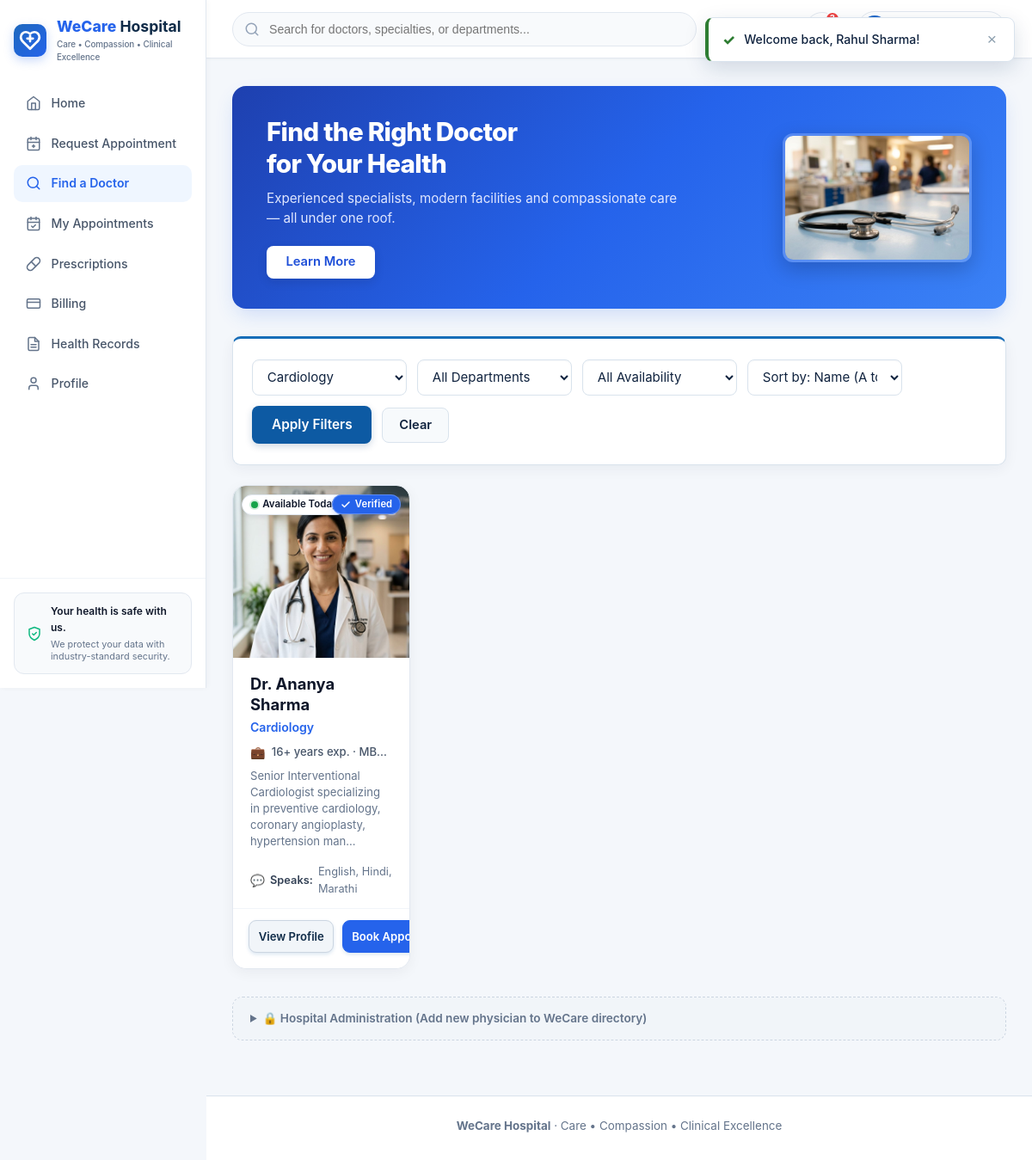
The app's page /doctors.php?specialty=Cardiology (signed in) with its own data.
### tables this page shows
CREATE TABLE IF NOT EXISTS doctors (
    id INT AUTO_INCREMENT PRIMARY KEY,
    doctor_name VARCHAR(100) NOT NULL,
    specialization VARCHAR(100) NOT NULL,
    department VARCHAR(100) NOT NULL DEFAULT 'General Medicine',
    phone VARCHAR(20) NOT NULL,
    age INT NOT NULL DEFAULT 42,
    gender VARCHAR(20) NOT NULL DEFAULT 'Male',
    experience VARCHAR(50) NOT NULL DEFAULT '12+ years',
    consultation_fee DECIMAL(10, 2) NOT NULL DEFAULT 800.00,
    availability VARCHAR(50) NOT NULL DEFAULT 'Available Today',
    languages VARCHAR(100) NOT NULL DEFAULT 'English, Hindi',
    education VARCHAR(150) NOT NULL DEFAULT 'MBBS, MD',
    working_hours VARCHAR(100) NOT NULL DEFAULT '09:00 AM - 05:00 PM',
    profile_image VARCHAR(255) NULL,
    bio TEXT NULL,
    INDEX idx_spec_avail (specialization, availability)
);

### doctors.php (the view, shortened to what this page needs)
<?php
require_once __DIR__ . '/db.php';
$allSpecialties = [];
$specQ = $conn->query('SELECT DISTINCT specialization FROM doctors WHERE specialization IS NOT NULL AND specialization != "" ORDER BY specialization ASC');
if ($specQ) {
    while ($r = $specQ->fetch_assoc()) {
        $allSpecialties[] = $r['specialization'];
    }
}
$search = trim($_GET['search'] ?? '');
$filterSpecialty = trim($_GET['specialty'] ?? '');
$filterAvail = trim($_GET['availability'] ?? '');
$sort = trim($_GET['sort'] ?? 'name_asc');
$sql = 'SELECT id, doctor_name, specialization, department, phone, age, gender, experience, consultation_fee, availability, languages, education, working_hours, profile_image, bio FROM doctors WHERE 1=1';
$params = [];
$types = '';
if ($filterSpecialty !== '') {
    $sql .= ' AND specialization = ?';
    $params[] = $filterSpecialty;
    $types .= 's';
}
switch ($sort) {
    default:
        $sql .= ' ORDER BY id ASC';
        break;
}
if (!empty($params)) {
    $stmt = $conn->prepare($sql);
    $stmt->bind_param($types, ...$params);
    $stmt->execute();
    $doctors = $stmt->get_result();
} else {
    $doctors = $conn->query($sql);
}
$doctorList = [];
$doctorsDataMap = [];
$doctorPositions = [
    1  => 'center 18%',
    2  => 'center 15%',
    3  => 'center 18%',
    4  => 'center 6%',
    5  => 'center 24%',
    6  => 'center 8%',
    7  => 'center 10%',
    8  => 'center 14%',
    9  => 'center 22%',
    10 => 'center 8%',
    11 => 'center 16%',
    12 => 'center 18%',
    13 => 'center 18%',
    14 => 'center 12%',
];
if ($doctors) {
    while ($d = $doctors->fetch_assoc()) {
        $doctorList[] = $d;
        $docId = (int) $d['id'];
        $parts = explode(' ', trim($d['doctor_name']));
        $initials = '';
        foreach ($parts as $p) {
            if (strtolower($p) !== 'dr.' && strtolower($p) !== 'dr') {
                $initials .= strtoupper(substr($p, 0, 1));
            }
        }
        $initials = substr($initials, 0, 2);
        $expYears = (int) filter_var($d['experience'] ?? '', FILTER_SANITIZE_NUMBER_INT);
        $expLabel = $expYears > 0 ? ($expYears . '+ years exp.') : ($d['experience'] ?? '10+ years');
        $eduClean = $d['education'] ?? 'MBBS, MD';
        if (strpos($eduClean, ' - ') !== false) {
            $eduDegree = trim(explode(' - ', $eduClean)[0]);
        } else {
            $eduDegree = $eduClean;
        }
        $img = !empty($d['profile_image']) ? $d['profile_image'] : sprintf('assets/doctors/doctor-%02d.jpg', $docId);
        $imgPos = $doctorPositions[$docId] ?? 'center 15%';
        $doctorsDataMap[(string) $docId] = [
            'id' => $docId,
            'name' => $d['doctor_name'],
            'specialization' => $d['specialization'],
            'department' => $d['department'] ?: ($d['specialization'] . ' Department'),
            'phone' => $d['phone'] ?? '',
            'consultation_fee' => number_format((float) ($d['consultation_fee'] ?? 800), 0),
            'experience' => $d['experience'] ?? '10+ years',
            'experience_label' => $expLabel,
            'education' => $d['education'] ?? 'MBBS, MD',
            'education_degree' => $eduDegree,
            'languages' => $d['languages'] ?? 'English, Hindi',
            'availability' => $d['availability'] ?? 'Available Today',
            'working_hours' => $d['working_hours'] ?? '09:00 AM - 05:00 PM',
            'bio' => $d['bio'] ?: 'Dedicated clinical physician providing compassionate care at WeCare Hospital.',
            'profile_image' => $img,
            'object_position' => $imgPos,
            'initials' => $initials
        ];
    }
}
?>
<!DOCTYPE html>
<html lang="en">
<head>
    <link rel="stylesheet" href="style.css?v=<?php echo urlencode((string) filemtime(__DIR__ . '/style.css')); ?>">
</head>
<body class="wecare-body">
    <?php include __DIR__ . '/nav.php'; ?>
    <main class="wecare-main">
        <section class="doctors-hero-banner">
            <div class="banner-text-side">
                <h1 class="banner-title">Find the Right Doctor<br>for Your Health</h1>
                <p class="banner-subtitle">Experienced specialists, modern facilities and compassionate care — all under one roof.</p>
                <a href="#doctors-directory-grid" class="btn btn-banner-learn">Learn More</a>
            </div>
            <div class="banner-visual-side">
                <img src="images/stethoscope_banner.jpg" alt="Clinical Stethoscope" class="banner-stethoscope-img" width="1376" height="768" loading="eager" decoding="async">
            </div>
        </section>
        <section class="panel search-panel">
            <form method="get" action="doctors.php" class="doctor-filter-bar" role="search" id="doctor-search-form">
                <div class="search-select-wrap">
                    <select name="specialty" id="doctor-specialty-select" aria-label="Filter by specialty">
                        <?php foreach ($allSpecialties as $sp): ?>
                            <option value="<?php echo htmlspecialchars($sp); ?>" <?php echo $filterSpecialty === $sp ? 'selected' : ''; ?>>
                                <?php echo htmlspecialchars($sp); ?>
                            </option>
                        <?php endforeach; ?>
                    </select>
                </div>
                <div class="search-select-wrap">
                    <select name="department" id="doctor-dept-select" aria-label="Filter by department">
                        <option value="">All Departments</option>
                    </select>
                </div>
                <div class="search-select-wrap">
                    <select name="availability" id="doctor-avail-select" aria-label="Filter by availability">
                        <option value="">All Availability</option>
                    </select>
                </div>
                <div class="search-select-wrap">
                    <select name="sort" id="doctor-sort-select" aria-label="Sort doctors">
                        <option value="name_asc" <?php echo $sort === 'name_asc' ? 'selected' : ''; ?>>Sort by: Name (A to Z)</option>
                    </select>
                </div>
                <button type="submit" class="btn btn-primary-highlight">Apply Filters</button>
                <?php if ($search !== '' || $filterSpecialty !== '' || $filterAvail !== '' || $sort !== 'name_asc'): ?>
                    <a href="doctors.php" class="btn btn-secondary">Clear</a>
                <?php endif; ?>
            </form>
        </section>
        <section class="directory-section">
            <?php if (!empty($doctorList)): ?>
                <div class="doctors-grid" id="doctors-directory-grid">
                    <?php foreach ($doctorList as $row):
                        $docId = (int) $row['id'];
                        $docData = $doctorsDataMap[(string) $docId] ?? [];
                        $initials = $docData['initials'] ?? 'DR';
                        $isToday = (strpos(strtolower($row['availability'] ?? ''), 'today') !== false);
                        $img = $docData['profile_image'] ?? sprintf('assets/doctors/doctor-%02d.jpg', $docId);
                        $imgPos = $docData['object_position'] ?? ($doctorPositions[$docId] ?? 'center 15%');
                        $expLabel = $docData['experience_label'] ?? '10+ years exp.';
                        $eduDegree = $docData['education_degree'] ?? 'MBBS, MD';
                    ?>
                        <article class="doctor-card"
                            data-name="<?php echo htmlspecialchars(strtolower($row['doctor_name'])); ?>"
                            data-spec="<?php echo htmlspecialchars(strtolower($row['specialization'])); ?>"
                            data-avail="<?php echo htmlspecialchars(strtolower($row['availability'] ?? '')); ?>"
                            data-id="<?php echo $docId; ?>">
                            <div class="doctor-card-portrait-wrap">
                                <img src="<?php echo htmlspecialchars($img); ?>"
                                     alt="<?php echo htmlspecialchars($row['doctor_name']); ?>"
                                     class="doctor-card-img doc-img-<?php echo $docId; ?>"
                                     style="object-position: <?php echo $imgPos; ?>;"
                                     width="896" height="1200"
                                     loading="lazy" decoding="async"
                                     onerror="this.style.display='none'; if (this.nextElementSibling) this.nextElementSibling.style.display='flex';">
                                <span class="doctor-avail-badge <?php echo $isToday ? 'avail-today' : 'avail-tomorrow'; ?>">
                                </span>
                                <span class="doctor-verified-badge" title="WeCare Board Verified Specialist">
                                    <span>Verified</span>
                                </span>
                            </div>
                            <div class="doctor-card-body">
                                <h3 class="doctor-name"><?php echo htmlspecialchars($row['doctor_name']); ?></h3>
                                <div class="doctor-spec-blue"><?php echo htmlspecialchars($row['specialization']); ?></div>
                                <div class="doctor-meta-exp-edu" title="<?php echo htmlspecialchars($expLabel . ' · ' . $eduDegree); ?>">
                                    <span class="meta-icon" aria-hidden="true">💼</span>
                                    <span class="meta-text"><?php echo htmlspecialchars($expLabel); ?> · <?php echo htmlspecialchars($eduDegree); ?></span>
                                </div>
                                <?php if (!empty($row['bio'])): ?>
                                    <p class="doctor-short-bio">
                                        <?php echo htmlspecialchars(mb_strimwidth($row['bio'], 0, 115, '...')); ?>
                                    </p>
                                <?php endif; ?>
                                <div class="doctor-languages-row">
                                    <span class="lang-icon" aria-hidden="true">💬</span>
                                    <span class="lang-label">Speaks:</span>
                                    <span class="lang-text"><?php echo htmlspecialchars($row['languages'] ?? 'English, Hindi'); ?></span>
                                </div>
                            </div>
                            <div class="doctor-card-actions">
                                <button type="button" class="btn btn-doc-profile view-profile-btn btn-view-profile"
                                    data-doctor-id="<?php echo $docId; ?>"
                                    data-id="<?php echo $docId; ?>"
                                    data-name="<?php echo htmlspecialchars($row['doctor_name']); ?>"
                                    data-spec="<?php echo htmlspecialchars($row['specialization']); ?>"
                                    data-dept="<?php echo htmlspecialchars($docData['department'] ?? ''); ?>"
                                    data-fee="₹<?php echo $docData['consultation_fee'] ?? '800'; ?>"
                                    data-exp="<?php echo htmlspecialchars($docData['experience'] ?? ''); ?>"
                                    data-avail="<?php echo htmlspecialchars($docData['availability'] ?? ''); ?>"
                                    data-edu="<?php echo htmlspecialchars($docData['education'] ?? ''); ?>"
                                    data-lang="<?php echo htmlspecialchars($docData['languages'] ?? ''); ?>"
                                    data-hours="<?php echo htmlspecialchars($docData['working_hours'] ?? ''); ?>"
                                    data-bio="<?php echo htmlspecialchars($docData['bio'] ?? ''); ?>"
                                    data-img="<?php echo htmlspecialchars($img); ?>"
                                    data-img-pos="<?php echo $imgPos; ?>"
                                    data-initials="<?php echo htmlspecialchars($initials); ?>">
                                    View Profile
                                </button>
                                <a href="appointments.php?doctor_id=<?php echo $docId; ?>" class="btn btn-book-doc">
                                    Book Appointment &rarr;
                                </a>
                            </div>
                        </article>
                    <?php endforeach; ?>
                </div>
            <?php endif; ?>
        </section>
        <details class="staff-portal-drawer">
            <summary class="staff-portal-toggle">
                <span>🔒 Hospital Administration (Add new physician to WeCare directory)</span>
            </summary>
        </details>
    </main>
    <footer class="site-footer">
        <div class="footer-inner">
            <p><strong>WeCare Hospital</strong> · Care • Compassion • Clinical Excellence</p>
        </div>
    </footer>
</body>
</html>

### records on screen
doctors: profile_image (picture), doctor_name "Dr. Ananya Sharma", specialization "Cardiology", id "16+ years exp.", id "MB…", bio "Senior Interventional Cardiologist specializing in preventive cardiology, coronary angioplasty, hypertension man...", languages "English, Hindi, Marathi"

### other values on screen
form field specialty "Cardiology"
